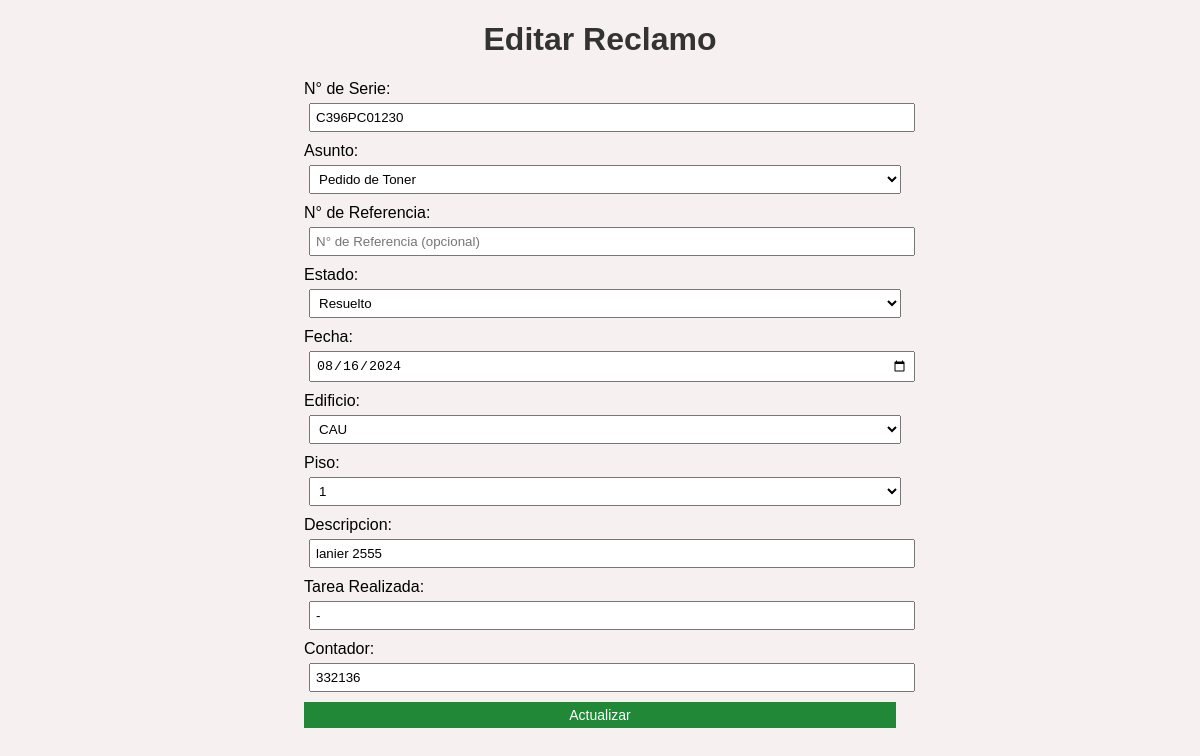
The page /editar_reclamo_e/1 (signed in) on the database its author committed.
### models.py (models this page shows)
class ReclamosExternal(db.Model):
    id = db.Column(db.Integer, primary_key=True, autoincrement=True)
    numero_serie = db.Column(db.String(50), nullable=False)
    asunto = db.Column(db.String(50), nullable=False)
    numero_referencia = db.Column(db.String(15), nullable=True, unique=False)  # Formato 000000-000000
    estado = db.Column(db.Enum('sin responder', 'en espera', 'resuelto'), nullable=False)
    fecha = db.Column(db.Date, nullable=False)
    edificio = db.Column(db.String(100), nullable=False)
    piso = db.Column(db.String(10), nullable=False)
    descripcion = db.Column(db.Text, nullable=True)
    tarea_realizada = db.Column(db.Text, nullable=True)
    contador = db.Column(db.String(50), nullable=True)

### routes/reclamos_e.py (the view)
@reclamos_e_bp.route('/editar_reclamo_e/<int:id>', methods=['GET'])
@login_required
def editar_reclamo_e(id):
    reclamoe = ReclamosExternal.query.get(id)
    return render_template('editar_reclamo_e.html', reclamoe=reclamoe)

### app2.py (called while the page is built)
@login_manager.user_loader
def load_user(user_id):
    return User.query.get(int(user_id))

### templates/editar_reclamo_e.html (shortened to what this page needs)
<!DOCTYPE html>
<html lang="es">
<head>
    <link rel="stylesheet" type="text/css" href="{{ url_for('static', filename='styles.css') }}">
</head>
<body>
    <h1>Editar Reclamo</h1>
    <form class="form-alineado" action="/actualizar_reclamo_e/{{ reclamoe.id }}" method="post">
        <label for="numero_serie">N° de Serie:</label>
        <input type="text" name="numero_serie" value="{{ reclamoe.numero_serie }}" required>
        <label for="asunto">Asunto:</label>
        <select name="asunto" required>
            <option value="pedido_toner" {% if reclamoe.asunto == "pedido_toner" %}selected{% endif %}>Pedido de Toner</option>
        </select>
        <label for="numero_referencia">N° de Referencia:</label>
        <input type="text" name="numero_referencia" value="{{ reclamoe.numero_referencia if reclamoe.numero_referencia else '' }}" placeholder="N° de Referencia (opcional)">
        <label for="estado">Estado:</label>
        <select name="estado" required>
            <option value="resuelto" {% if reclamoe.estado == "resuelto" %}selected{% endif %}>Resuelto</option>
        </select>
        <label for="fecha">Fecha:</label>
        <input type="date" name="fecha" value="{{ reclamoe.fecha.strftime('%Y-%m-%d') if reclamoe.fecha else '' }}">
        <label for="edificio">Edificio:</label>
        <select id="filtro_edificio" name="edificio" onchange="actualizarPisosFiltro()" required>
            <option value="CAU" {% if reclamoe.edificio=='CAU' %}selected{% endif %}>CAU</option>
        </select>
        <label for="piso">Piso:</label>
        <select id="filtro_piso" name="piso" required onchange="actualizarPisosFiltro()">
            {% if reclamoe.piso %}
            <option value="{{ reclamoe.piso }}" selected>{{ reclamoe.piso }}</option>
            {% endif %}
        </select>
        <label for="descripcion">Descripcion:</label>
        <input type="text" name="descripcion" value="{{ reclamoe.descripcion if reclamoe.descripcion else '' }}">
        <label for="tarea_realizada">Tarea Realizada:</label>
        <input type="text" name="tarea_realizada" value="{{ reclamoe.tarea_realizada if reclamoe.tarea_realizada else '' }}">
        <label for="contador">Contador:</label>
        <input type="text" name="contador" value="{{ reclamoe.contador }}">
        <button type="submit">Actualizar</button>
    </form>
</body>
</html>

### static/styles.css (style rules this page uses)
body { font-family: Arial, sans-serif; background-color: #f7f0f0; text-align: center; max-width: 100%; overflow-x: hidden; }
h1 { color: #333; }
button { background: #218838; font-size: 14px; color: white; border: none; padding: 5px 10px; cursor: pointer; }
form { margin-bottom: 20px; }
input, select { padding: 5px; margin: 5px; }
select option[value="resuelto"] { background: rgba(0, 252, 84, 0.3); }
.form-alineado { text-align: left; margin: 0 auto; width: 50%; }
.form-alineado input, .form-alineado select, .form-alineado button { display: block; width: 100%; margin-bottom: 10px; }

### rows shown on the page
ReclamosExternal: numero_serie "C396PC01230", asunto "Pedido de Toner", estado "Resuelto", fecha "08/16/2024", edificio "CAU", piso "1", descripcion "lanier 2555", tarea_realizada "-", contador "332136"
